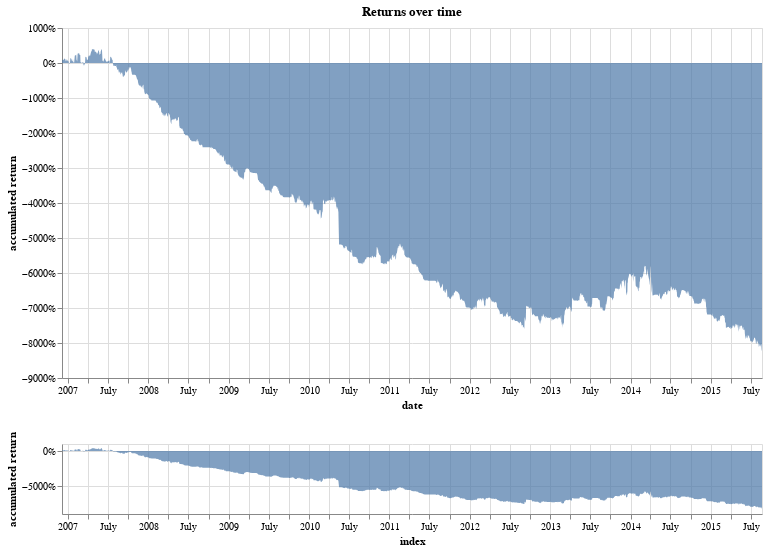

Notebook code cell kept with this figure:
### Code cell
returns_chart(bt.balance)

### Figure 1 — Vega-Lite specification as saved in the notebook (floating-point values rounded to 4 significant figures; data arrays with more than 128 entries replaced by an {"elided": "..."} marker saying what was removed)
{"config": {"view": {"continuousWidth": 400, "continuousHeight": 300}}, "vconcat": [{"layer": [{"mark": "point", "encoding": {"opacity": {"value": 0}, "x": {"type": "temporal", "field": "index"}}, "selection": {"selector202": {"type": "single", "nearest": true, "on": "mouseover", "fields": ["index"], "empty": "none"}}}, {"mark": "point", "encoding": {"opacity": {"condition": {"value": 1, "selection": "selector202"}, "value": 0}, "x": {"type": "temporal", "field": "index"}, "y": {"type": "quantitative", "axis": {"format": "%"}, "field": "accumulated return"}}}, {"mark": {"type": "text", "align": "left", "dx": 5, "dy": -5}, "encoding": {"text": {"condition": {"type": "quantitative", "field": "accumulated return", "format": ".2%", "selection": "selector202"}, "value": " "}, "x": {"type": "temporal", "field": "index"}, "y": {"type": "quantitative", "axis": {"format": "%"}, "field": "accumulated return"}}}, {"mark": {"type": "area", "opacity": 0.7}, "encoding": {"x": {"type": "temporal", "axis": {"title": "date"}, "field": "index", "scale": {"domain": {"selection": "selector201"}}}, "y": {"type": "quantitative", "axis": {"format": "%"}, "field": "accumulated return"}}}], "height": 350, "title": "Returns over time", "width": 700}, {"mark": {"type": "area", "opacity": 0.7}, "encoding": {"x": {"type": "temporal", "field": "index"}, "y": {"type": "quantitative", "axis": {"format": "%"}, "field": "accumulated return"}}, "height": 70, "selection": {"selector201": {"type": "interval", "encodings": ["x"]}}, "width": 700}], "data": {"name": "data-ea8b0bc9958abff1f4c7dd4bfdb72702"}, "$schema": "https://vega.github.io/schema/vega-lite/v4.0.0.json", "datasets": {"data-ea8b0bc9958abff1f4c7dd4bfdb72702": {"elided": "2193 records"}}}
